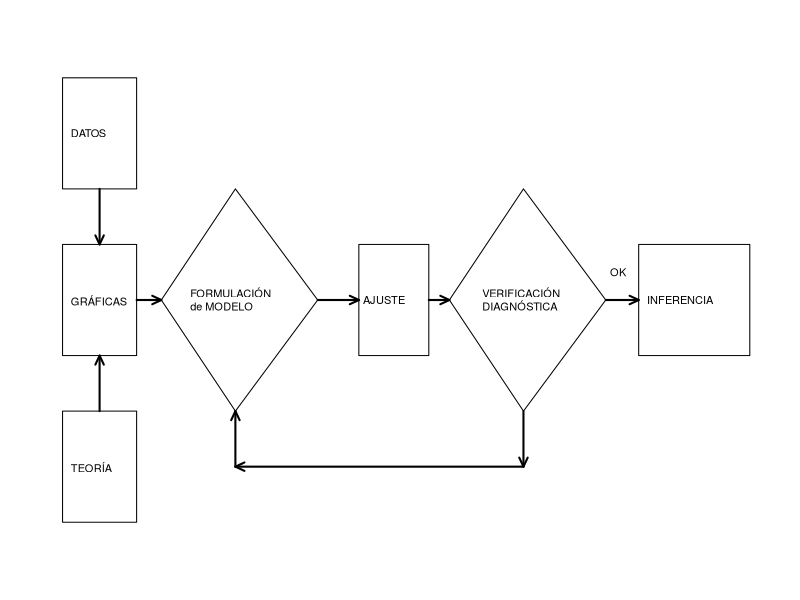

Write the R code that produced this figure. (Note: this script raises an error after producing the figure.)
## ---- chunk 1
# FIGURA 5.1
plot.new()
par(mar=c(0,0,0,0), cex=1.1)
plot.window(xlim=c(0,18),ylim=c(-5,5))

text(1,3,labels="DATOS",adj=0, cex=0.6)
text(1,0,labels="GRÁFICAS",adj=0, cex=0.6)
text(1,-3,labels="TEORÍA",adj=0, cex=0.6)
text(3.9,0,labels="FORMULACIÓN\nde MODELO",adj=0, cex=0.6)
text(8.1,0,labels="AJUSTE",adj=0, cex=0.6)
text(11,0,labels="VERIFICACIÓN\nDIAGNÓSTICA",adj=0, cex=0.6)
text(15,0,labels="INFERENCIA",adj=0, cex=0.6)
text(14.1,0.5,labels="OK",adj=0, cex=0.6)

rect(0.8,2.0,2.6,4.0)
arrows(1.7,2.0,1.7,1.0,code=2,lwd=2,angle=25,length=0.10)
rect(0.8,-1.0,2.6,1.0)
arrows(1.7,-2.0,1.7,-1.0,code=2,lwd=2,angle=25,length=0.10)
rect(0.8,-4.0,2.6,-2.0)

arrows(2.6,0,3.2,0,code=2,lwd=2,angle=25,length=0.10)

x <- c(5,7.0,5,3.2)
y <- c(2,0,-2,0)
polygon(x,y)
arrows(7.0,0,8.0,0,code=2,lwd=2,angle=25,length=0.10)

rect(8.0,-1.0,9.7,1.0)
arrows(9.7,0,10.2,0,code=2,lwd=2,angle=25,length=0.10)

x1 <- c(12,14.0,12,10.2)
y1 <- c(2,0,-2,0)
polygon(x1,y1)
arrows(14.0,0,14.8,0,code=2,lwd=2,angle=25,length=0.10)

rect(14.8,-1.0,17.5,1.0)
arrows(12,-2.0,12,-3,code=2,lwd=2,angle=25,length=0.10)
arrows(12,-3.0,5,-3,code=2,lwd=2,angle=25,length=0.10)
arrows(5,-3.0,5,-2,code=2,lwd=2,angle=25,length=0.10)
## ---- chunk 2
# Tabla de Dieciséis Modelos Posibles en R
tableout <- 
  data.frame(
    Expression = c("E $y=\\beta_0$", 
                   "E $y=\\beta_0+\\beta_1x_i$", 
                   "E $y = \\beta_0 + \\beta_1 x_i + \\beta_2 x_j$", 
                   "E $y = \\beta_0 + \\beta_1 x_1 + \\beta_2 x_j +\\beta_3x_{k}$", 
                   "E $y = \\beta_0 + \\beta_1 x_1 + \\beta_2 x_2 +\\beta_3 x_3 + \\beta_4 x_4$"),
    Combinations = c("", "$i$ = 1,2,3,4", 
                     "($i,j$) = (1,2),(1,3),(1,4),(2,3),(2,4),(3,4)", 
                     "($i,j,k$) = (1,2,3),(1,2,4),(1,3,4),(2,3,4)", 
                     ""),
    Models = c("1 modelo sin variables independientes", 
               "4 modelos con una variable independiente", 
               "6 modelos con dos variables independientes", 
               "4 modelos con tres variables independientes", 
               "1 modelo con todas las variables independientes")
  )

TableGen1(TableData=tableout , 
         TextTitle='Dieciséis Modelos Posibles', 
         Align='lcl',  ColumnSpec=1:2,
         ColWidth = "3cm") %>%
     kableExtra::column_spec(1, width =  "7cm") %>%
     kableExtra::column_spec(c(1,2), border_right = TRUE) %>%
     kableExtra::column_spec(3, width =  "7cm")

## ---- chunk 3

liquidity <- read.csv("CSVData/Liquidity.csv", header=TRUE)
varLiquid <- c("AVGT", "NTRAN", "PRICE", "SHARE", "VALUE", "DEBEQ", "VOLUME")
liquidMat <- data.frame(liquidity[varLiquid])
names(liquidMat)[names(liquidMat) == "DEBEQ"] <- "DEB_EQ"

#  TABLA 5.2 ESTADÍSTICAS RESUMEN
BookSummStats <- function(Xymat){
meanSummary <- sapply(Xymat, mean,  na.rm=TRUE) 
sdSummary   <- sapply(Xymat, sd,    na.rm=TRUE) 
minSummary  <- sapply(Xymat, min,   na.rm=TRUE) 
maxSummary  <- sapply(Xymat, max,   na.rm=TRUE) 
medSummary  <- sapply(Xymat, median,na.rm=TRUE) 
tableMat  <- cbind(meanSummary, medSummary, sdSummary, minSummary, maxSummary)
return(tableMat)
}

liquidMat1 <- liquidMat[,c(7,1:6)]
tableMat  <- BookSummStats(liquidMat1)
colnames(tableMat)  <- c("Media", "Mediana", "Desviación Estándar", 
                         "Mínimo", "Máximo")
rownames(tableMat)  <- varLiquid[c(7,1:6)]
tableMat       <- round(tableMat, digits = 3)
tableMat[3,]   <- round(tableMat[3,], digits = 0) 
tableMat[4:5,] <- round(tableMat[4:5,], digits = 2)

TableGen1(TableData=tableMat, 
         TextTitle='Estadísticas Resumen de las Variables de Liquidez de las Acciones', 
         Align='r', Digits=3, ColumnSpec=1:5,
         ColWidth = ColWidth5) 
## ---- chunk 4
cor_matrix <- cor(liquidMat)
rownames(cor_matrix) <- colnames(cor_matrix) <- 
        c("AVGT", "NTRAN", "PRICE", "SHARE", "VALUE", "DEB_EQ", "VOLUME")
TableGen1(TableData=cor_matrix, 
         TextTitle='Matriz de Correlación de la Liquidez de las Acciones', 
         Align='r', Digits=3, ColumnSpec=1:6,
         ColWidth = ColWidth6) 

## ---- chunk 5
#  FIGURA 5.2
pairs(liquidMat, upper.panel=NULL, cex=1.5, xaxt="n", yaxt="n", pch=".", gap=0, cex.labels=0.8)

## ---- chunk 6

resid_corr1 <- data.frame(
  Variable = c("AVGT", "PRICE", "SHARE", "VALUE", "DEB_EQ"),
  RESID = c(-0.159, -0.014, 0.064, 0.018, 0.078)
)

TableGen1(TableData=t(resid_corr1) , 
         TextTitle='Primera Tabla de Correlaciones', 
         Align='c',  ColumnSpec=1:5, Digits = 3, 
         ColWidth = "3cm")
## ---- chunk 7

#  FIGURA 5.3
model2 <- lm(VOLUME ~ AVGT + NTRAN, data=liquidMat)

op <- par(no.readonly = TRUE)
layout(matrix(c(1,2,3,4,5,6,7,8,9,10), byrow=TRUE, ncol=5))
par("oma"=c(3,3,3,3), "mai"=c(0,0,0.1,0), cex=0.8)

plot.new()
hist(liquidMat$PRICE, breaks=18, main="PRICE", xaxt="n", yaxt="n", xlab="", ylab="", cex.main = 1, font.main= 1)
hist(liquidMat$SHARE, breaks=12, main="SHARE", xaxt="n", yaxt="n", xlab="", ylab="", cex.main = 1, font.main= 1)
hist(liquidMat$VALUE, breaks=12, main="VALUE", xaxt="n", yaxt="n", xlab="", ylab="", cex.main = 1, font.main= 1)
hist(liquidMat$DEB_EQ, breaks=12, main="DEB_EQ", xaxt="n", yaxt="n", xlab="", ylab="", cex.main = 1, font.main= 1)
hist(model2$residuals, breaks=20, main="Residuos", xaxt="n", yaxt="n", xlab="", ylab="", cex.main = 1, font.main= 1)

plot(liquidMat$PRICE, model2$residuals, xaxt="n", yaxt="n", xlab="", ylab="")
plot(liquidMat$SHARE, model2$residuals, xaxt="n", yaxt="n", xlab="", ylab="")
plot(liquidMat$VALUE, model2$residuals, xaxt="n", yaxt="n", xlab="", ylab="")
plot(liquidMat$DEB_EQ, model2$residuals, xaxt="n", yaxt="n", xlab="", ylab="")
## ---- chunk 8
resid_corr2 <- data.frame(
  Variable = c("PRICE", "SHARE", "VALUE", "DEB_EQ"),
  RESID = c(-0.015, 0.100, 0.074, 0.089)
)

TableGen1(TableData=t(resid_corr2) , 
         TextTitle='Segunda Tabla de Correlaciones', 
         Align='c',  ColumnSpec=1:4, Digits = 3, 
         ColWidth = "3cm")
## ---- chunk 9
#  FIGURA 5.4
library(cluster)
library(MASS)

par(mar=c(3.2,5.4,.2,.2))
plot(1,5,type="p",pch=19,cex=1.5,xlab="",ylab="",cex.lab=1.5,xaxt="n",yaxt="n",xlim=c(-3,5),ylim=c(-12,12))
mtext(expression(x[2]), side=1,line=2, cex=2.0)
mtext(expression(x[1]), side=2, line=2, las=2, cex=2.0)
arrows(1.5,5,4,5,code=1,lwd=2,angle=15,length=0.25)
xycov <- matrix(c(2, -5, -5, 20), nrow=2, ncol=2)
xyloc <- matrix(c(0, 0), nrow=1, ncol=2)
polygon(ellipsoidPoints(xycov, d2 = 2, loc=xyloc), col="black")
## ---- chunk 10
table.out <- data.frame(
  Observación = c("A", "B", "C"),
  `Residuo estandarizado` = c("4.00", "0.77", "-4.01"),
  Leverage = c("0.067", "0.550", "0.550"),
  `Distancia de Cook` = c("0.577", "0.363", "9.832")
)
colnames(table.out) <- c("Observación", "Residuo Estandarizado $e / se(e)$", "Leverage $h$", "Distancia de Cook $D$")
TableGen1(TableData=table.out, 
         TextTitle='Medidas de Tres Tipos de Puntos Inusuales', 
         Align='cccc', Digits=3, ColumnSpec=1:3,
         ColWidth = ColWidth4)
## ---- chunk 11
# Tabla con estadísticas de la regresión
table.out <- data.frame(
  x_j = c("PRICE", "SHARE", "VALUE"),
  s_xj = c(21.37, 115.1, 8.157),
  b_j = c(-0.022, 0.054, 0.313),
  se_bj = c(0.035, 0.010, 0.162),
  t_bj = c(-0.63, 5.19, 1.94),
  VIF_j = c(1.5, 3.8, 4.7)
)
colnames(table.out)  <- c("$x_j$","$s_{x_j}$","$b_j$","$se(b_j)$","$t(b_j)$","$VIF_j$")

TableGen1(TableData=table.out, 
         TextTitle='Estadísticas de una regresión de VOLUME sobre PRICE, SHARE y VALUE', 
         Align='lrrrrrr', Digits=3, ColumnSpec=1:5,
         ColWidth = ColWidth5) 
## ---- chunk 12
# FIGURA 5.5
x <- seq(0, 80, length=81)
y <- -(x - 60)^2 + 2000

par(mar=c(3.2, 5.4, .2, .2))
plot(x, y, type="l", xlim=c(15, 90), ylim=c(-1500, 2500), xaxt="n",
     yaxt="n", xlab="", ylab="", cex.lab=1.5)
mtext(expression(x[2]), side=1, line=2, cex=2)
mtext(expression(x[1]), side=2, line=2, las=1, cex=2)
points(20, 400, pch=1, cex=2)
points(22, 556, pch=1, cex=2)
points(35, 1375, pch=1, cex=2)
points(37, 1471, pch=1, cex=2)
points(39, 1559, pch=1, cex=2)
points(45, 1775, pch=1, cex=2)
## ---- chunk 13
# FIGURA 5.6

Random.seed <- 1:15
x <- runif(15, min=0, max=1)
y <- runif(15, min=-0.1, max=0.1) + 1 - x
par(mar=c(3.2, 4.4, .2, .2))
plot(x, y, type="p", pch=1, cex=1.5, xlim=c(0, 1.2),
     ylim=c(-0.1, 1.4), xaxt="n", yaxt="n", xlab="", ylab="", cex.lab=1)
mtext(expression(x[2]), side=1, line=2, cex=1.4)
mtext(expression(x[1]), side=2, line=2, cex=1.4, las=1)
points(0.8, 1, pch=1, cex=1.5)
arrows(0.55, 1.1, 0.75, 1.02, code=2, lwd=2, angle=5, length=0.15)
text(0.6, 1.2, "ALTA INFLUENCIA, COLINEALIDAD\nENMASCARANDO PUNTO", cex=1.0)
## ---- chunk 14
# FIGURA 5.7

Random.seed <- 1:15
x <- runif(18, min=0, max=1.2)
y <- runif(18, min=0, max=1.2)
par(mar=c(3.2, 4.4, .2, .2))
plot(x, y, type="p", pch=1, cex=1.5, xlim=c(0, 3),
     ylim=c(0, 3), xaxt="n", yaxt="n", xlab="", ylab="", cex.lab=1)
mtext(expression(x[2]), side=1, line=2, cex=1.4)
mtext(expression(x[1]), side=2, line=2, cex=1.4, las=1)
points(2, 2, pch=1, cex=1.5)
arrows(1.4, 2.25, 1.9, 2.05, code=2, lwd=2, angle=5, length=0.15)
text(1.5, 2.5, "ALTA INFLUENCIA, COLINEALIDAD\nCREANDO PUNTO", cex=1.0)
## ---- chunk 15

#  FIGURA 5.8
library(MASS)
Sigma <- matrix(c(1, 0.972, 0.188, 0.972, 1, -0.022, 0.188, -0.022, 1), 3, 3)
.Random.seed <- 1:40
x1x2y <- mvrnorm(n=40, rep(0, 3), Sigma, empirical=TRUE)

pairs(x1x2y, upper.panel=NULL, xaxt="n", yaxt="n",
     labels=expression(x[1], x[2], y), pch=1, gap=0, cex.labels=1.5)

## ---- chunk 16

table.out <- data.frame(
  row1 = c("","$x_1$","$x_2$"),
  row2 = c("$x_2$",0.972, ""),
  row3 = c("$y$", 0.188, -0.022)
)
colnames(table.out)  <- NULL
rownames(table.out) <- NULL

TableGen1(TableData=t(table.out), 
         TextTitle='Matriz de Correlación para el Ejemplo de Suprensor', 
         Align='c', Digits=3, ColumnSpec=1:2) 
## ---- chunk 17

#  FIGURA 5.9

op <- par(no.readonly = TRUE)
par(mai=c(0,0.1,0,0))
plot.new()
plot.window(xlim=c(0,18),ylim=c(-10,10))
rect(1,-1.2,14,1.2)
rect(7,4,15,8)
rect(1,-8,6,-4)
x <- seq(1.5,9,length=6)
y <- rep(0,6)
text(x,y,labels=c(1:6),cex=1.5)
x1 <- seq(10.5,11.5,length=3)
y1 <- rep(0,3)
text(x1,y1,labels=rep(".",3),cex=3)
text(13,0,labels="n",cex=1.5)

text(15,0,labels="TAMAÑO\nORIGINAL\nDE LA MUESTRA n",adj=0, cex = 0.80)
text(7.5,6,labels="TAMAÑO DE LA\nSUBMUESTRA DE\nDESARROLLO DEL MODELO",adj=0, cex = 0.80)
text(13.0,5.1, expression(n[1]), adj=0, cex=0.8)
text(1.4,-6,labels="TAMAÑO DE LA\nSUBMUESTRA DE\nVALIDACIÓN",adj=0, cex = 0.80)
text(4.0,-6.9,expression(n[2]),adj=0, cex=0.8)

arrows(1.8,0.8,8.3,3.9,code=2,lwd=2,angle=15,length=0.2)
arrows(4.8,0.8,9,3.8,code=2,lwd=2,angle=15,length=0.2)
arrows(9.1,0.9,9.5,3.8,code=2,lwd=2,angle=15,length=0.2)
arrows(12.8,0.8,10,3.8,code=2,lwd=2,angle=15,length=0.2)
arrows(2.9,-0.9,2.5,-3.8,code=2,lwd=2,angle=15,length=0.2)
arrows(5.9,-0.9,3.1,-3.8,code=2,lwd=2,angle=15,length=0.2)
arrows(7.4,-0.9,3.5,-3.8,code=2,lwd=2,angle=15,length=0.2)
## ---- chunk 18

#  FIGURA 5.10

x <- seq(5, 28, length=24)
y <- 0.5 * x - 3
par(mar=c(3.2, 4.4, .2, .2))
plot(0, 0, type="l", xlim=c(8, 30), ylim=c(0.5, 13),
     xlab="", ylab="", xaxt="n", yaxt="n", cex.lab=1.5)
mtext("x", side=1, line=2, cex=1.4)
mtext("y", side=2, line=2, las=1, cex=1.4)
error <- matrix(c(1, 0.1, 2, 0.3, 2.5, 0.4, 3, 0.65, 3.8, 0.8, 4, 1, 
                   4.5, 1, 5, 1.2, 5.5, 1.3, 6, 1.5, 6.5, 1.6, 7, 1.65, 
                   8, 2.2, 8.5, 2.7, 9, 3, 9, -3, 8.5, -2.6, 7.5, -2.2, 
                   7, -2.1, 6.5, -1.7, 6, -1.6, 5.6, -1.5, 5, -1.2, 4.6, 
                   -1, 4, -0.9, 3.5, -0.6, 3, -0.5, 2.8, -0.3, 2, -0.2, 
                   1, -0.1), ncol=2, byrow=TRUE)
xycor <- cbind((error[, 1] + 3) * 2, error[, 1] + error[, 2])
polygon(xycor, col="grey")
lines(x, y)
## ---- chunk 19

#  FIGURA 5.11

x <- seq(0, 10, length=11)
y <- seq(0, 0, length=11)
par(mar=c(3.2, 4.4, .2, .2))
plot(0, 0, type="l", xlim=c(1.2, 12), ylim=c(-6, 6),
     xlab="", ylab="",
     xaxt="n", yaxt="n", cex.lab=1.2)
mtext(expression(e), las=1, side=2, line=2, cex=1.4)
mtext(expression(hat(y)), side=1, line=2, cex=1.4)
error <- matrix(c(1, 0.1, 2, 0.3, 2.5, 0.4, 3, 0.65, 3.8, 0.8, 4, 1, 
                   4.5, 1, 5, 1.2, 5.5, 1.3, 6, 1.5, 6.5, 1.6, 7, 1.65, 
                   8, 2.2, 8.5, 2.7, 9, 3, 9, -3, 8.5, -2.6, 7.5, -2.2, 
                   7, -2.1, 6.5, -1.7, 6, -1.6, 5.6, -1.5, 5, -1.2, 4.6, 
                   -1, 4, -0.9, 3.5, -0.6, 3, -0.5, 2.8, -0.3, 2, -0.2, 
                   1, -0.1), ncol=2, byrow=TRUE)
polygon(error, col="grey")
lines(x, y)
